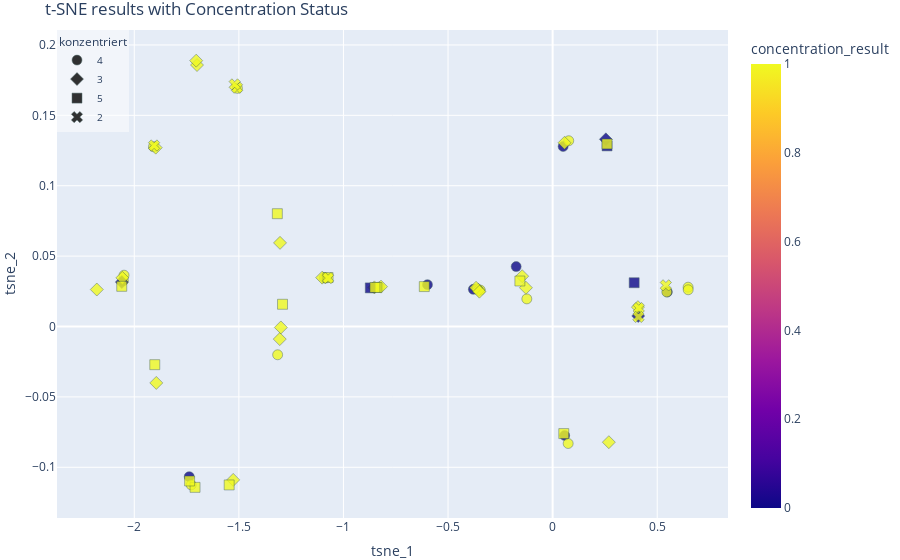

The notebook cell this image was saved under:
### Code cell
from sklearn.cluster import KMeans
# Assuming data_tsne is already your DataFrame with the t-SNE results
# and 'tsne_1', 'tsne_2' are the column names for the t-SNE components

# Perform K-means clustering
k = 6  # Number of clusters
kmeans = KMeans(n_clusters=k, random_state=42)
kmeans.fit(data_tsne)
df_tsne['cluster'] = kmeans.labels_

# Convert cluster numbers into string labels for better readability in the plot
df_tsne['cluster_label'] = df_tsne['cluster'].astype(str)

data_with_tsne = pd.concat([copy_data_clean, df_tsne], axis='columns')

labels_column = ['temp_id', 'konzentriert', 'motivation', 'prozent_zeit_rang']

# Create a new column based on the threshold
data_with_tsne['concentration_result'] = data_with_tsne['prozent_zeit_rang'].apply(lambda x: 1 if x < 20 else 0)

# Create a scatter plot using Plotly Express
fig = px.scatter(data_with_tsne, x='tsne_1', y='tsne_2',
                 color='concentration_result',  # Color by new concentration status
                 symbol='konzentriert',  # Map 'konzentriert' values to different shapes
                 hover_data=labels_column,  # Include additional data in hover tooltips
                 title='t-SNE results with Concentration Status')

# Customize the layout to move the legend to the left side
fig.update_layout(
                  legend=dict(title_font=dict(size=12), font=dict(size=10), x=0, y=1, bgcolor='rgba(255,255,255,0.5)'),
                  margin=dict(l=0, r=0, t=30, b=0))

# Adjust marker settings for better visibility
fig.update_traces(marker=dict(size=10, opacity=0.8, line=dict(width=0.5, color='DarkSlateGrey')))

# Show the plot
fig.show()

### Figure 1 — Plotly figure (JSON) as saved in the notebook; plotly's stock layout.template omitted (floating-point values rounded to 4 significant figures)
{"data": [{"customdata": [[0, 4, 5, 32], [0, 4, 5, 32], [0, 4, 3, 33], [0, 4, 5, 15], [0, 4, 4, 10], [0, 4, 2, 7], [1, 4, 4, 15], [1, 4, 4, 64], [1, 4, 4, 37], [1, 4, 3, 41], [1, 4, 4, 27], [2, 4, 4, 1], [2, 4, 4, 5], [3, 4, 4, 18], [4, 4, 3, 2], [4, 4, 2, 4], [4, 4, 3, 0], [4, 4, 3, 0], [4, 4, 5, 1], [5, 4, 4, 0], [5, 4, 4, 0], [6, 4, 4, 5], [6, 4, 3, 0], [6, 4, 4, 0]], "hovertemplate": "konzentriert=%{customdata[1]}<br>tsne_1=%{x}<br>tsne_2=%{y}<br>temp_id=%{customdata[0]}<br>motivation=%{customdata[2]}<br>prozent_zeit_rang=%{customdata[3]}<br>concentration_result=%{marker.color}<extra></extra>", "legendgroup": "4", "marker": {"color": [0, 0, 0, 1, 1, 1, 1, 0, 0, 0, 0, 1, 1, 1, 1, 1, 1, 1, 1, 1, 1, 1, 1, 1], "coloraxis": "coloraxis", "line": {"color": "DarkSlateGrey", "width": 0.5}, "opacity": 0.8, "size": 10, "symbol": "circle"}, "mode": "markers", "name": "4", "orientation": "v", "showlegend": true, "type": "scatter", "x": [0.5484, 0.05752, -0.5983, -1.091, -1.315, -2.052, 0.6478, 0.05024, -0.1743, -0.3789, -1.737, 0.6482, 0.546, -1.728, 0.07698, -0.1233, -0.3458, -0.8289, -1.084, -0.3605, -1.908, 0.07433, -1.507, -2.049], "xaxis": "x", "y": [0.02455, -0.07741, 0.0297, 0.03463, -0.02008, 0.03252, 0.02793, 0.1278, 0.04255, 0.0264, -0.1067, 0.02609, 0.02451, -0.1125, 0.132, 0.01962, 0.02585, 0.02799, 0.03448, 0.02673, 0.1277, -0.0831, 0.1692, 0.03646], "yaxis": "y"}, {"customdata": [[0, 3, 2, 33], [0, 3, 4, 18], [1, 3, 4, 78], [1, 3, 4, 16], [1, 3, 4, 78], [1, 3, 4, 16], [2, 3, 2, 0], [2, 3, 4, 3], [2, 3, 3, 3], [2, 3, 2, 4], [2, 3, 3, 3], [2, 3, 3, 4], [2, 3, 3, 2], [3, 3, 3, 4], [3, 3, 3, 4], [3, 3, 2, 4], [4, 3, 3, 3], [4, 3, 4, 7], [6, 3, 3, 1], [6, 3, 2, 0], [6, 3, 2, 0], [6, 3, 3, 0], [6, 3, 4, 0], [6, 3, 5, 0]], "hovertemplate": "konzentriert=%{customdata[1]}<br>tsne_1=%{x}<br>tsne_2=%{y}<br>temp_id=%{customdata[0]}<br>motivation=%{customdata[2]}<br>prozent_zeit_rang=%{customdata[3]}<br>concentration_result=%{marker.color}<extra></extra>", "legendgroup": "3", "marker": {"color": [0, 1, 0, 1, 0, 1, 1, 1, 1, 1, 1, 1, 1, 1, 1, 1, 1, 1, 1, 1, 1, 1, 1, 1], "coloraxis": "coloraxis", "line": {"color": "DarkSlateGrey", "width": 0.5}, "opacity": 0.8, "size": 10, "symbol": "diamond"}, "mode": "markers", "name": "3", "orientation": "v", "showlegend": true, "type": "scatter", "x": [0.4092, -0.3541, 0.2545, -1.303, -2.06, -2.179, 0.4078, 0.05686, -0.1455, -0.366, -0.852, -1.102, -1.305, -1.527, -1.898, -2.057, 0.2687, -1.7, -0.1277, -0.3502, -0.8204, -1.299, -1.704, -1.895], "xaxis": "x", "y": [0.007492, 0.026, 0.133, 0.05942, 0.03154, 0.02627, 0.01376, 0.1305, 0.03573, 0.02752, 0.0278, 0.03472, -0.008938, -0.109, 0.1271, 0.03455, -0.08217, 0.1857, 0.02755, 0.02475, 0.02832, -0.0006627, 0.1888, -0.04006], "yaxis": "y"}, {"customdata": [[0, 5, 4, 61], [0, 5, 5, 8], [0, 5, 4, 7], [0, 5, 5, 2], [1, 5, 5, 81], [1, 5, 5, 67], [4, 5, 3, 3], [5, 5, 4, 0], [5, 5, 5, 0], [5, 5, 4, 0], [5, 5, 5, 0], [5, 5, 5, 0], [5, 5, 5, 0], [5, 5, 5, 0], [5, 5, 4, 0], [5, 5, 5, 0], [5, 5, 5, 0]], "hovertemplate": "konzentriert=%{customdata[1]}<br>tsne_1=%{x}<br>tsne_2=%{y}<br>temp_id=%{customdata[0]}<br>motivation=%{customdata[2]}<br>prozent_zeit_rang=%{customdata[3]}<br>concentration_result=%{marker.color}<extra></extra>", "legendgroup": "5", "marker": {"color": [0, 1, 1, 1, 0, 0, 1, 1, 1, 1, 1, 1, 1, 1, 1, 1, 1], "coloraxis": "coloraxis", "line": {"color": "DarkSlateGrey", "width": 0.5}, "opacity": 0.8, "size": 10, "symbol": "square"}, "mode": "markers", "name": "5", "orientation": "v", "showlegend": true, "type": "scatter", "x": [0.2603, -0.8403, -1.709, -1.902, 0.3899, -0.8718, -1.291, 0.26, 0.05336, -0.1565, -0.6135, -0.8493, -1.074, -1.316, -1.546, -1.735, -2.06], "xaxis": "x", "y": [0.1283, 0.0277, -0.1142, -0.02711, 0.0311, 0.02744, 0.01579, 0.1297, -0.07606, 0.03232, 0.02836, 0.02775, 0.03479, 0.08014, -0.1125, -0.1097, 0.02855], "yaxis": "y"}, {"customdata": [[0, 2, 3, 16], [1, 2, 4, 15], [2, 2, 4, 2], [2, 2, 3, 2], [4, 2, 2, 2], [5, 2, 4, 0], [6, 2, 3, 1]], "hovertemplate": "konzentriert=%{customdata[1]}<br>tsne_1=%{x}<br>tsne_2=%{y}<br>temp_id=%{customdata[0]}<br>motivation=%{customdata[2]}<br>prozent_zeit_rang=%{customdata[3]}<br>concentration_result=%{marker.color}<extra></extra>", "legendgroup": "2", "marker": {"color": [1, 1, 1, 1, 1, 1, 1], "coloraxis": "coloraxis", "line": {"color": "DarkSlateGrey", "width": 0.5}, "opacity": 0.8, "size": 10, "symbol": "x"}, "mode": "markers", "name": "2", "orientation": "v", "showlegend": true, "type": "scatter", "x": [-1.509, 0.5414, -1.52, -1.905, 0.4117, 0.4104, -1.073], "xaxis": "x", "y": [0.1697, 0.02925, 0.1719, 0.1286, 0.01307, 0.006836, 0.03442], "yaxis": "y"}], "layout": {"coloraxis": {"colorbar": {"title": {"text": "concentration_result"}}, "colorscale": [[0, "#0d0887"], [0.1111, "#46039f"], [0.2222, "#7201a8"], [0.3333, "#9c179e"], [0.4444, "#bd3786"], [0.5556, "#d8576b"], [0.6667, "#ed7953"], [0.7778, "#fb9f3a"], [0.8889, "#fdca26"], [1, "#f0f921"]]}, "legend": {"bgcolor": "rgba(255,255,255,0.5)", "font": {"size": 10}, "title": {"font": {"size": 12}, "text": "konzentriert"}, "tracegroupgap": 0, "x": 0, "y": 1}, "margin": {"b": 0, "l": 0, "r": 0, "t": 30}, "title": {"text": "t-SNE results with Concentration Status"}, "xaxis": {"anchor": "y", "domain": [0, 1], "title": {"text": "tsne_1"}}, "yaxis": {"anchor": "x", "domain": [0, 1], "title": {"text": "tsne_2"}}}}
